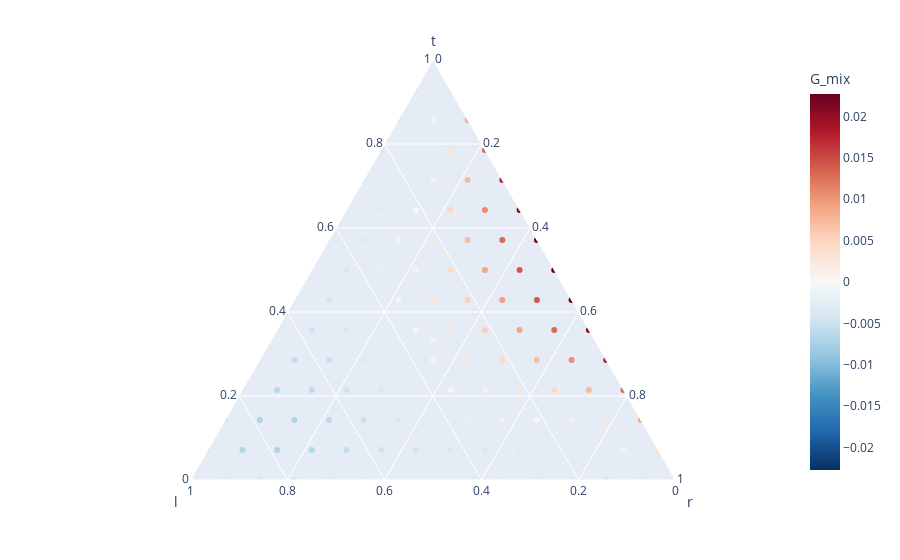

Write notebook code for a chart like this one.
### Code cell
g_mix_chose = g_mix2
print(g_mix_chose.shape)
t, l, r = mol_grid[:, 0], mol_grid[:, 1], mol_grid[:, 2]

plot_df = pd.DataFrame({f"t": t, f"l": l, f"r": r})
plot_df['G_mix'] = g_mix_chose
plot = px.scatter_ternary(
	plot_df,
	a=f"t",
	b=f"l",
	c=f"r",
	color='G_mix',  # Remove color scale for hiding the colorbar # Use hexagon shape
	size_max=15,
    color_continuous_midpoint=0, 
	color_continuous_scale="rdbu_r"# Increase marker size
)
plot.show()
# # Customize layout
# plot.update_layout(
#     ternary=dict(
#         aaxis_title=str(omegas[0]),
#         baxis_title=str(omegas[1]),
#         caxis_title=str(omegas[2])
#     ),
#     coloraxis_showscale=True,  # Show color scale
#     title="Ternary Scatter Plot with Custom Axis Labels"
# )
